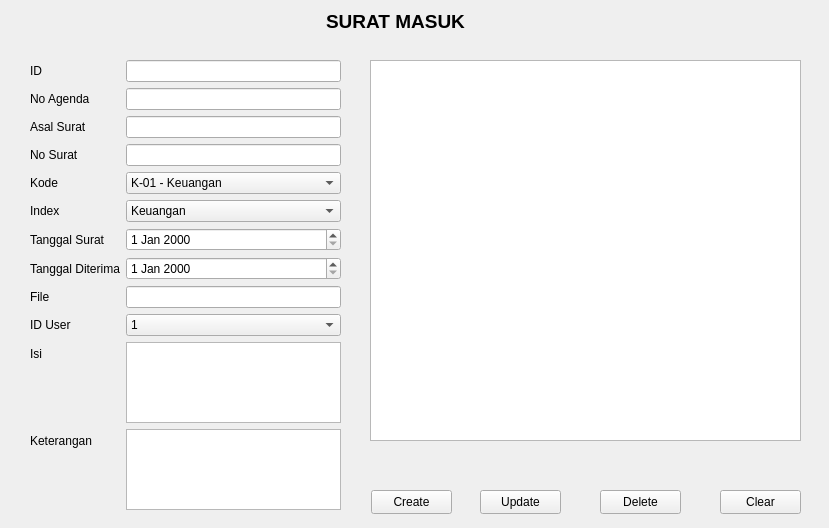
<?xml version="1.0" encoding="UTF-8"?>
<ui version="4.0">
 <class>pageSuratMasuk</class>
 <widget class="QWidget" name="pageSuratMasuk">
  <property name="geometry">
   <rect>
    <x>0</x>
    <y>0</y>
    <width>829</width>
    <height>528</height>
   </rect>
  </property>
  <property name="windowTitle">
   <string>Form</string>
  </property>
  <widget class="QLabel" name="label">
   <property name="geometry">
    <rect>
     <x>320</x>
     <y>10</y>
     <width>151</width>
     <height>21</height>
    </rect>
   </property>
   <property name="text">
    <string>&lt;html&gt;&lt;head/&gt;&lt;body&gt;&lt;p align=&quot;center&quot;&gt;&lt;span style=&quot; font-size:14pt; font-weight:700;&quot;&gt;SURAT MASUK&lt;/span&gt;&lt;/p&gt;&lt;/body&gt;&lt;/html&gt;</string>
   </property>
  </widget>
  <widget class="QWidget" name="formLayoutWidget">
   <property name="geometry">
    <rect>
     <x>30</x>
     <y>60</y>
     <width>311</width>
     <height>450</height>
    </rect>
   </property>
   <layout class="QFormLayout" name="formLayout">
    <item row="0" column="0">
     <widget class="QLabel" name="iDLabel">
      <property name="text">
       <string>ID</string>
      </property>
     </widget>
    </item>
    <item row="0" column="1">
     <widget class="QLineEdit" name="editId"/>
    </item>
    <item row="1" column="0">
     <widget class="QLabel" name="noAgendaLabel">
      <property name="text">
       <string>No Agenda</string>
      </property>
     </widget>
    </item>
    <item row="1" column="1">
     <widget class="QLineEdit" name="editNoAgenda"/>
    </item>
    <item row="2" column="0">
     <widget class="QLabel" name="asalSuratLabel">
      <property name="text">
       <string>Asal Surat</string>
      </property>
     </widget>
    </item>
    <item row="2" column="1">
     <widget class="QLineEdit" name="editAsalSurat"/>
    </item>
    <item row="3" column="0">
     <widget class="QLabel" name="noSuratLabel">
      <property name="text">
       <string>No Surat</string>
      </property>
     </widget>
    </item>
    <item row="3" column="1">
     <widget class="QLineEdit" name="editNoSurat"/>
    </item>
    <item row="4" column="0">
     <widget class="QLabel" name="kodeLabel">
      <property name="text">
       <string>Kode</string>
      </property>
     </widget>
    </item>
    <item row="4" column="1">
     <widget class="QComboBox" name="cmbKode">
      <item>
       <property name="text">
        <string>K-01 - Keuangan</string>
       </property>
      </item>
      <item>
       <property name="text">
        <string>P-02 - Personalia</string>
       </property>
      </item>
      <item>
       <property name="text">
        <string>M-03 - Marketing</string>
       </property>
      </item>
      <item>
       <property name="text">
        <string>U-04 - Umum</string>
       </property>
      </item>
      <item>
       <property name="text">
        <string>L-05 - Lain-lain</string>
       </property>
      </item>
     </widget>
    </item>
    <item row="5" column="0">
     <widget class="QLabel" name="indexLabel">
      <property name="text">
       <string>Index</string>
      </property>
     </widget>
    </item>
    <item row="5" column="1">
     <widget class="QComboBox" name="cmbIndex">
      <item>
       <property name="text">
        <string>Keuangan</string>
       </property>
      </item>
      <item>
       <property name="text">
        <string>Kepegawaian</string>
       </property>
      </item>
      <item>
       <property name="text">
        <string>Pemasaran</string>
       </property>
      </item>
      <item>
       <property name="text">
        <string>Umum</string>
       </property>
      </item>
      <item>
       <property name="text">
        <string>Penting</string>
       </property>
      </item>
      <item>
       <property name="text">
        <string>Rahasia</string>
       </property>
      </item>
     </widget>
    </item>
    <item row="6" column="0">
     <widget class="QLabel" name="tanggalSuratLabel">
      <property name="text">
       <string>Tanggal Surat</string>
      </property>
     </widget>
    </item>
    <item row="6" column="1">
     <widget class="QDateEdit" name="dateTanggalSurat"/>
    </item>
    <item row="7" column="0">
     <widget class="QLabel" name="tanggalDiterimaLabel">
      <property name="text">
       <string>Tanggal Diterima</string>
      </property>
     </widget>
    </item>
    <item row="7" column="1">
     <widget class="QDateEdit" name="dateTanggalDiterima"/>
    </item>
    <item row="8" column="0">
     <widget class="QLabel" name="fileLabel">
      <property name="text">
       <string>File</string>
      </property>
     </widget>
    </item>
    <item row="8" column="1">
     <widget class="QLineEdit" name="editFile"/>
    </item>
    <item row="9" column="0">
     <widget class="QLabel" name="iDUserLabel">
      <property name="text">
       <string>ID User</string>
      </property>
     </widget>
    </item>
    <item row="9" column="1">
     <widget class="QComboBox" name="cmbIdUser">
      <item>
       <property name="text">
        <string>1</string>
       </property>
      </item>
      <item>
       <property name="text">
        <string>2</string>
       </property>
      </item>
      <item>
       <property name="text">
        <string>3</string>
       </property>
      </item>
      <item>
       <property name="text">
        <string>4</string>
       </property>
      </item>
      <item>
       <property name="text">
        <string>5</string>
       </property>
      </item>
      <item>
       <property name="text">
        <string>6</string>
       </property>
      </item>
      <item>
       <property name="text">
        <string>7</string>
       </property>
      </item>
      <item>
       <property name="text">
        <string>8</string>
       </property>
      </item>
     </widget>
    </item>
    <item row="10" column="1">
     <widget class="QTextEdit" name="txtIsi"/>
    </item>
    <item row="11" column="1">
     <widget class="QTextEdit" name="txtKeterangan"/>
    </item>
    <item row="10" column="0">
     <widget class="QLabel" name="label_2">
      <property name="text">
       <string>Isi</string>
      </property>
     </widget>
    </item>
    <item row="11" column="0">
     <widget class="QLabel" name="label_3">
      <property name="text">
       <string>Keterangan</string>
      </property>
     </widget>
    </item>
   </layout>
  </widget>
  <widget class="QTableWidget" name="tblSuratMasuk">
   <property name="geometry">
    <rect>
     <x>370</x>
     <y>60</y>
     <width>431</width>
     <height>381</height>
    </rect>
   </property>
  </widget>
  <widget class="QPushButton" name="btnCreate">
   <property name="geometry">
    <rect>
     <x>371</x>
     <y>490</y>
     <width>81</width>
     <height>24</height>
    </rect>
   </property>
   <property name="text">
    <string>Create</string>
   </property>
  </widget>
  <widget class="QPushButton" name="btnUpdate">
   <property name="geometry">
    <rect>
     <x>480</x>
     <y>490</y>
     <width>81</width>
     <height>24</height>
    </rect>
   </property>
   <property name="text">
    <string>Update</string>
   </property>
  </widget>
  <widget class="QPushButton" name="btnDelete">
   <property name="geometry">
    <rect>
     <x>600</x>
     <y>490</y>
     <width>81</width>
     <height>24</height>
    </rect>
   </property>
   <property name="text">
    <string>Delete</string>
   </property>
  </widget>
  <widget class="QPushButton" name="btnClear">
   <property name="geometry">
    <rect>
     <x>720</x>
     <y>490</y>
     <width>81</width>
     <height>24</height>
    </rect>
   </property>
   <property name="text">
    <string>Clear</string>
   </property>
  </widget>
 </widget>
 <resources/>
 <connections/>
</ui>
